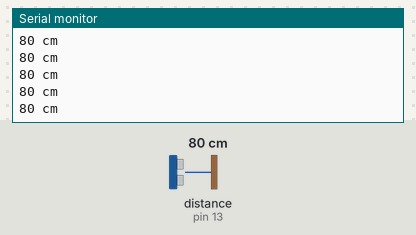
Simulated run of this sketch. Board: Arduino Uno, built with avr-gcc and run on an emulated ATmega328P. Parts: the last lines printed to the serial monitor. Wiring (inferred from the names in the program): ultrasonic range finder: trigger pin 12; echo pin 13. The test bench sets the inputs (shaded band); at power-on: distance to the obstacle (sensor on pin 13) 80 cm. The echo pulse lasts 58.3 µs per cm.

Above: at 1.2 s.
1.3 s: distance to the obstacle (sensor on pin 13) set to 2 cm
At 1.34 s:
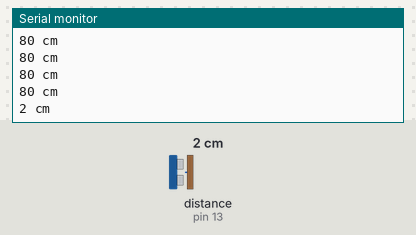
2.8 s: distance to the obstacle (sensor on pin 13) set to 4 cm
At 2.81 s:
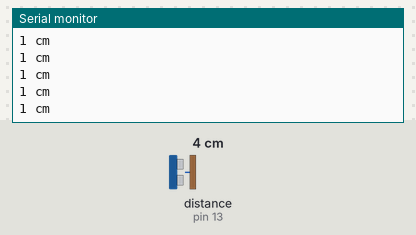
Timing chart, 0 to 5.8 s (numbered marks = the images above; inputs shaded):
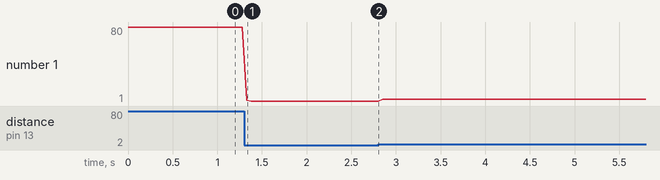

Measured:
- after the input at 1.3 s, the serial monitor: prints a new line at once (image 1)
- plotted number 1: 80 → 1 after the input at 1.3 s, 1 → 3 after the input at 2.8 s

The sketch:

ultrasonic_code.ino
```cpp
int trigPin=12;
int echoPin=13;
int Time, distance;
void setup()
{
    Serial.begin(9600);
  pinMode(trigPin,OUTPUT);
  pinMode(echoPin,INPUT);


}

void loop() {
 digitalWrite(trigPin, HIGH);
 delayMicroseconds(3);
 digitalWrite(trigPin, LOW);
 Time = pulseIn(echoPin, HIGH);
 digitalWrite(echoPin,LOW);

distance = (Time/29)/2;
  Serial.print(distance);
  Serial.println(" cm ");
  delay(50);

}
```
